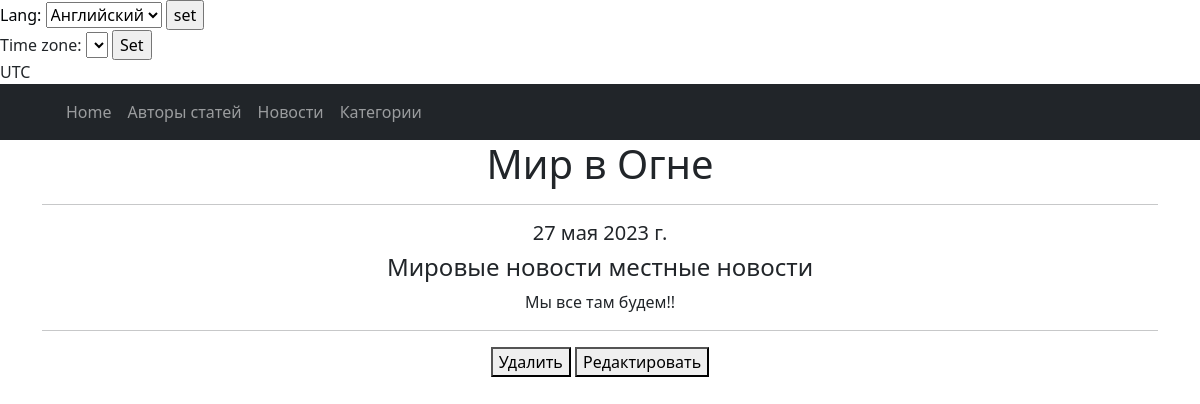
The page /news/1/ on the database its author committed.
### news/models.py (models this page shows, shortened)
class Post(models.Model):
    objects = None
    news = 'NW'
    states = 'PS'
    TYPE = [
        (news, 'Новость'),
        (states, 'Статья')
    ]
    post_tip = models.CharField(max_length=10, choices=TYPE, default=states)
    date_in = models.DateField(auto_now_add=True)
    header = models.CharField(max_length=255)
    contents = models.TextField(blank=True)
    author = models.ForeignKey(Author, on_delete=models.CASCADE)
    category = models.ManyToManyField(to=Category, through='PostCategory', related_name='PostCategory')
    rating_post = models.IntegerField(default=0, validators=[MinValueValidator(0.0)])

class Category(models.Model):
    objects = None
    name = models.CharField(max_length=20, default='местные новости', help_text='category name')
    subscribers = models.ManyToManyField(User, blank=True, null=True, related_name='subscribers')

### news/views.py (the view)
# urls.py: path('news/<int:pk>/', PostDetail.as_view(), name='post_detail'),
class PostDetail(DetailView):
    model = Post
    template_name = 'post/post_detail.html'
    context_object_name = 'posts'

### templates/post/post_detail.html (shortened to what this page needs)
{% extends 'flatpages/default.html' %}
{% block content %}
    <h1>{{ posts.header }}</h1>
    <hr>
    <h5>{{ posts.date_in }}</h5>
    <h4>{% for category in posts.category.all %}
        {{category.name}}
    {% endfor %}</h4>
    {{ posts.contents }}
<hr>
<button><a class="nav-link" href="/news/{{posts.id}}/delete/">Удалить</a></button>
<button><a class="nav-link" href="/news/{{posts.id}}/update/">Редактировать</a></button>
    {% endblock content %}

### rows shown on the page
Post: header "Мир в Огне", date_in "27 мая 2023 г.", contents "Мы все там будем!!"
Category: name "Мировые новости"
Category: name "местные новости"

### other values the page prints
{{ TIME_ZONE }} "UTC"
